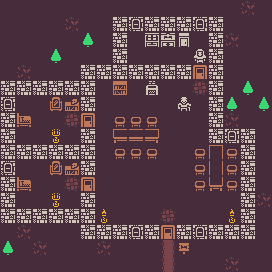

This is a level from a 2D game, rendered from its Tiled map with the project's own tilesets. A one-line summary and the map file follow, with tile-layer data summarised:
An orthogonal 17x17 tile map with 16x16 px tiles, 1 tile layer (Warstwa Kafelków 1).

<map version="1.2" tiledversion="1.2.4" orientation="orthogonal" renderorder="right-up" width="17" height="17" tilewidth="16" tileheight="16" infinite="0" nextlayerid="2" nextobjectid="1">
 <tileset firstgid="1" source="tileset.tsx" />
 <layer id="1" name="Warstwa Kafelków 1" width="17" height="17">
  <data>[289 cells, 289 non-empty, 28 distinct tile ids]</data>
 </layer>
</map>